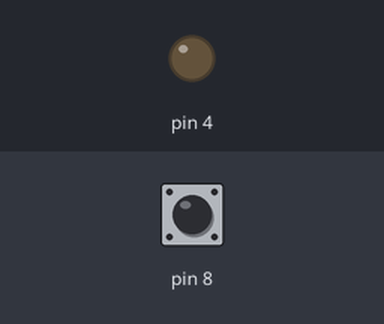
This sketch was run on a simulated Arduino Uno, built with avr-gcc and run on an emulated ATmega328P. Shown: output pins drawn as LEDs (lit = HIGH). The inputs (shaded band) are chosen by the test bench; at power-on: pin 8 HIGH.

Above: at 1.2 s.
1.3 s: pin 8 pulled LOW for 0.15 s
At 1.37 s:
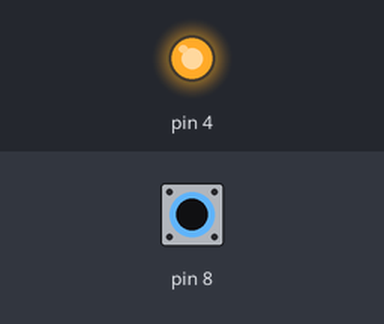
2.9 s: pin 8 pulled LOW for 3.2 s
At 6.7 s:
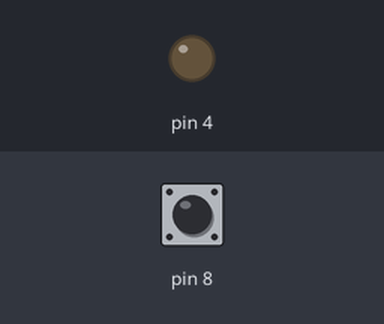
Timing chart, 0 to 8.2 s (numbered marks = the images above; inputs shaded):
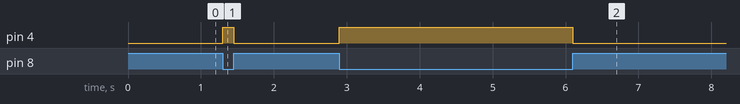

Measured:
- after the input at 1.3 s, pin 4: LOW → HIGH at once, → LOW 0.15 s later
- after the input at 2.9 s, pin 4: LOW → HIGH at once, → LOW 3.2 s later

The sketch:

Button_Press.ino
```cpp
void setup() {
  // put your setup code here, to run once:
pinMode(8, INPUT_PULLUP);
pinMode(4, OUTPUT);
}
void loop() {
  // put your main code here, to run repeatedly:
  int button1 = digitalRead(8);
if (button1 == LOW) {
  digitalWrite(4, HIGH);
}
else {
  digitalWrite(4, LOW);
}

}
```
